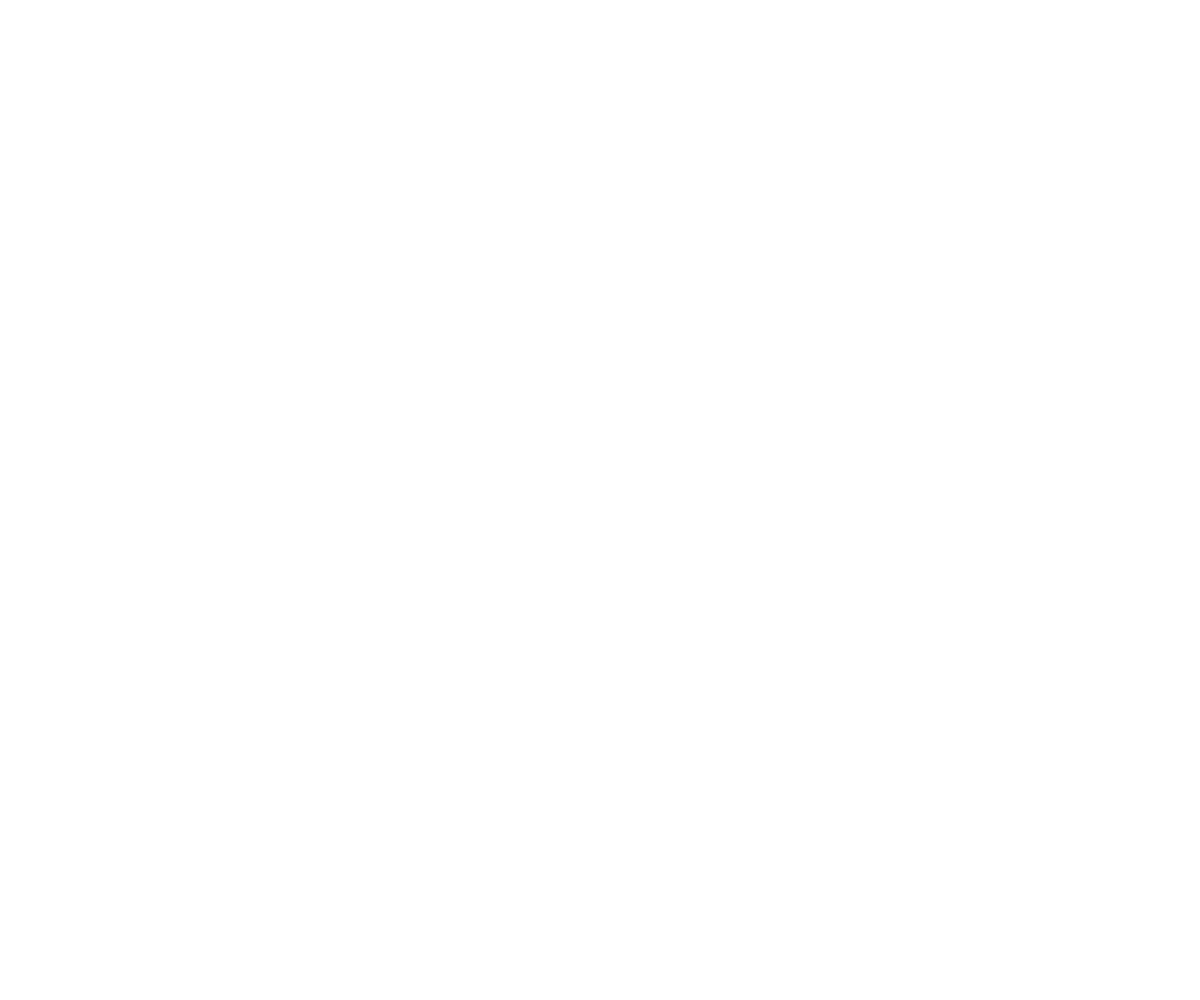
Frame 1 (no input)
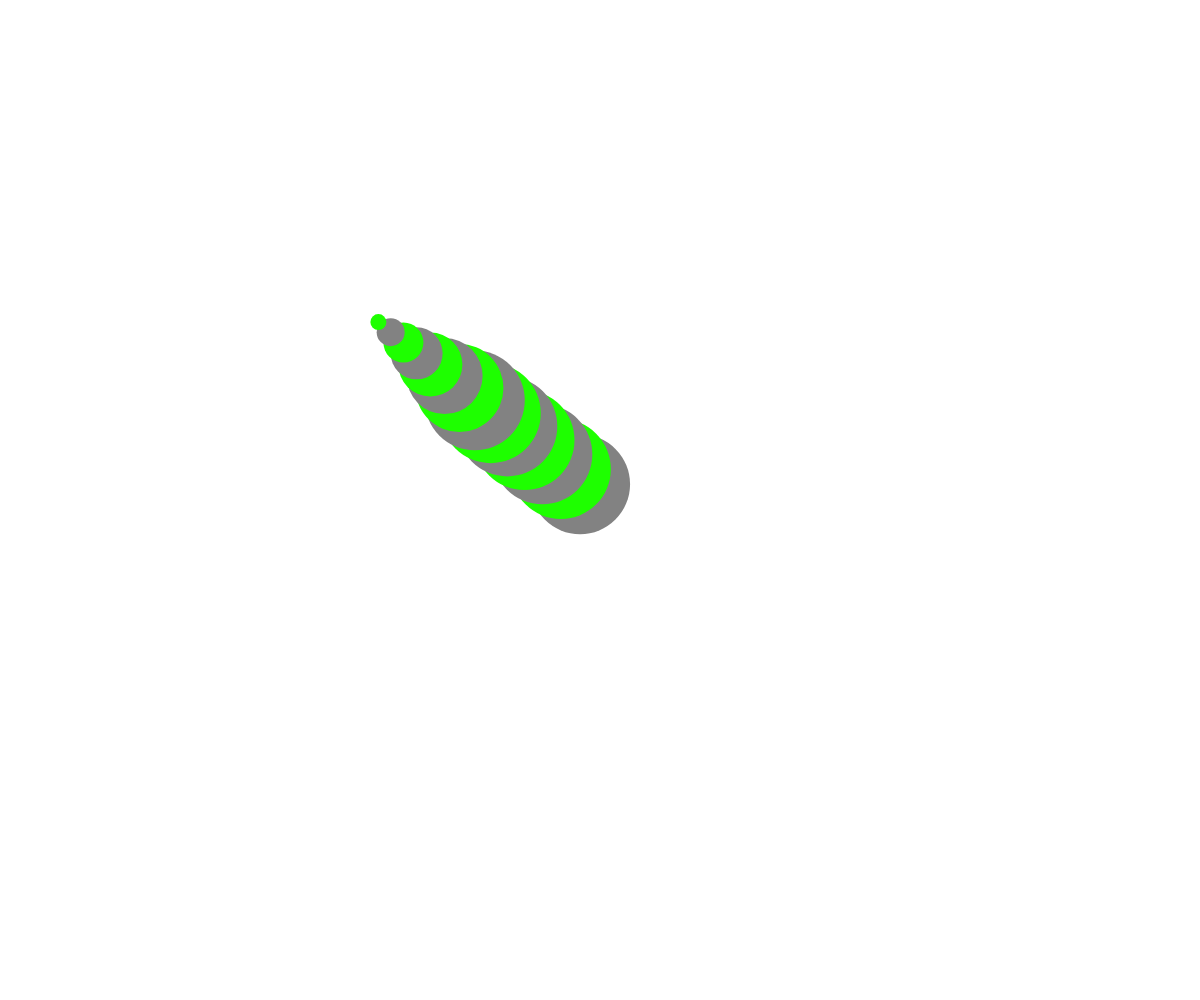
Frame 60 (no input)
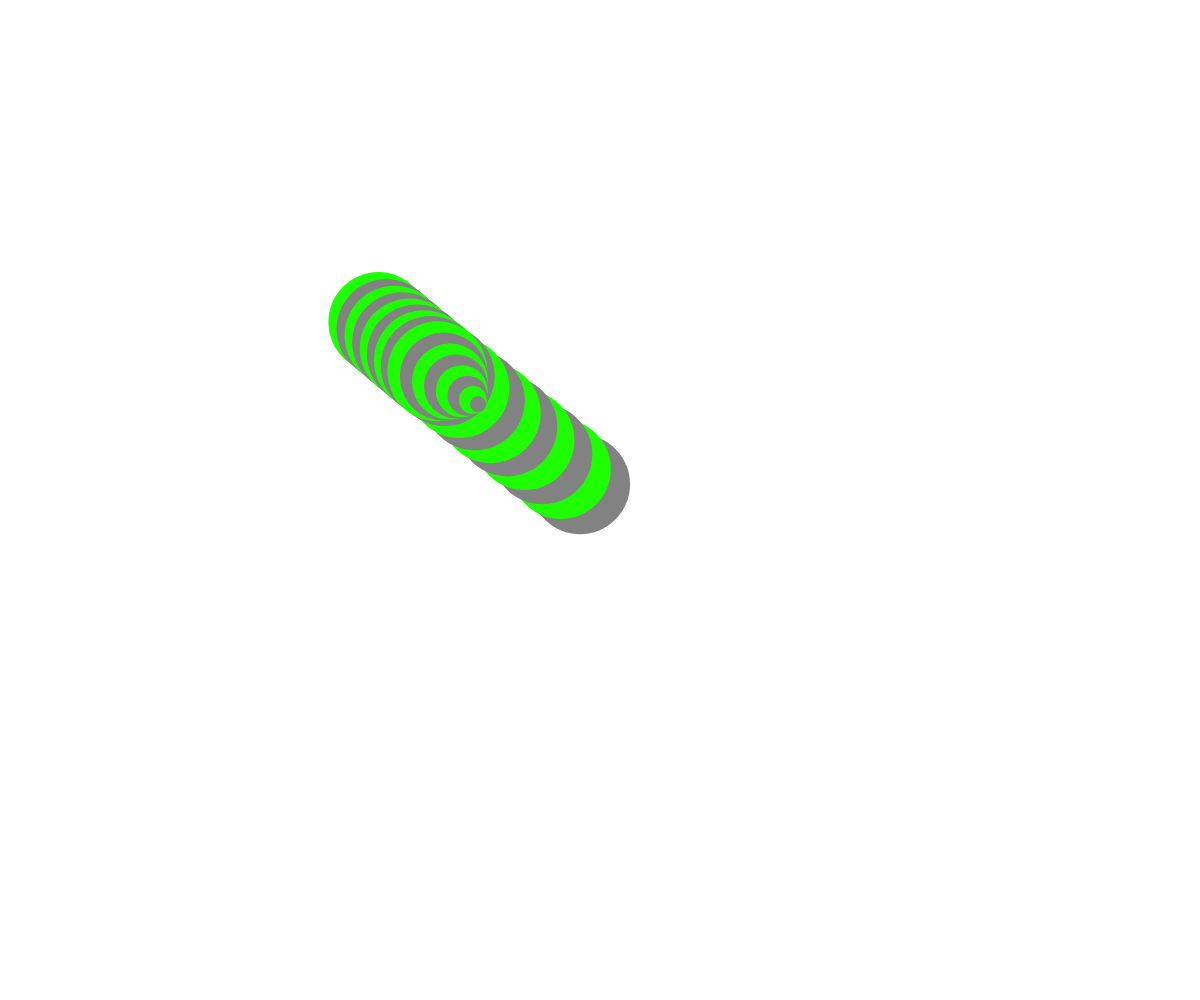
Frame 120 (the mouse pressed at the canvas centre since frame 60)

The p5.js sketch that drew these frames (run headless with seeded random() and noise() and a simulated clock; from frame 60 on, the mouse is pressed at the canvas centre):

// p5.js sketch
// ── sketch.js
var width;
var height;
var b = 0;
var curX = window.innerWidth/2;
var curY = window.innerHeight/2;
var sx = 0;
var sy = Math.PI/2;
var circles = [];
var alt = 0;

function setup(){
	
	width = window.innerWidth;
	height = window.innerHeight;
	createCanvas(width, height);
	
}

function draw(){
	// background('#0f0f0f');
	if (alt == 4){
		alt = 0;
		b = 1-b;
		fill(255*b);
		noStroke();
		var colour;
		if (b){
			colour = '#828282';
		} else {
			colour = '#1eff00';
		}
		fill(colour);
		sx += 0.05;
		sy += 0.05;
		var dx = mouseX - curX;
		var dy = mouseY - curY;
		curX += (dx)/30 + sin(sx*1.2);
		curY += (dy)/30 + sin(sy*0.7);
		var d = Math.sqrt(Math.pow(dx,2), Math.pow(dy,2));
		// ellipse(curX, curY, 80, 80);
		circles.push({
				x: curX,
				y: curY,
				r: 4,
				colour: colour
		});
	}
	alt++;
	clear();
	for (var i = 0; i < circles.length; i++){
		
		// circles[i].r += 7;
		if (circles[i].r < 100){
			circles[i].r += 3;
		}
		
		fill(circles[i].colour)
		ellipse(circles[i].x, circles[i].y, circles[i].r , circles[i].r );
	}
}
